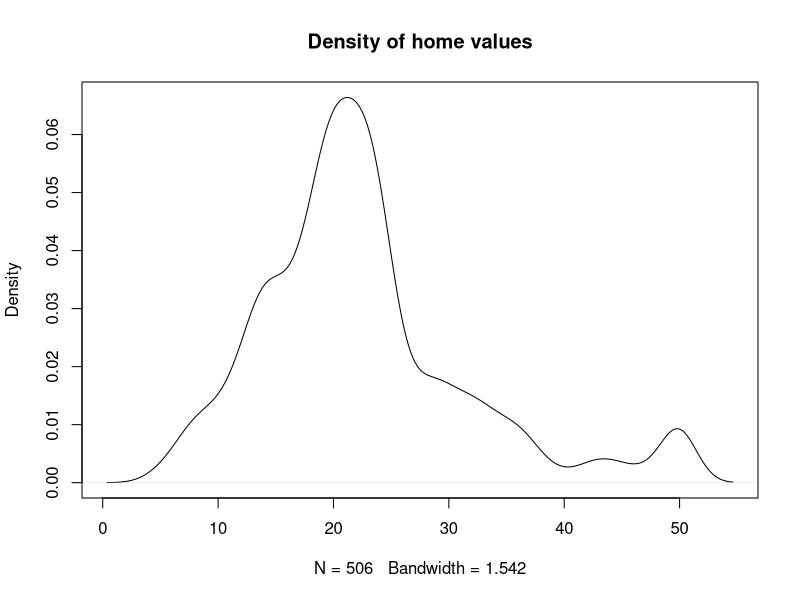
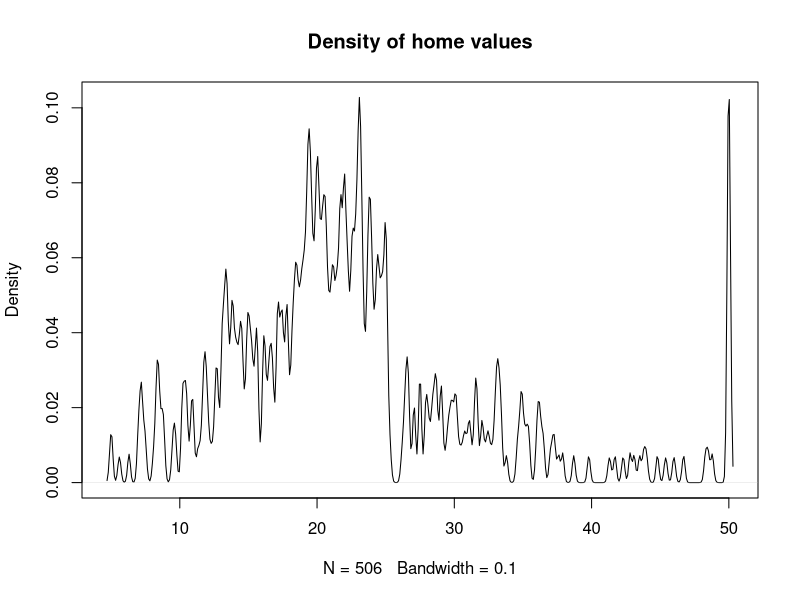
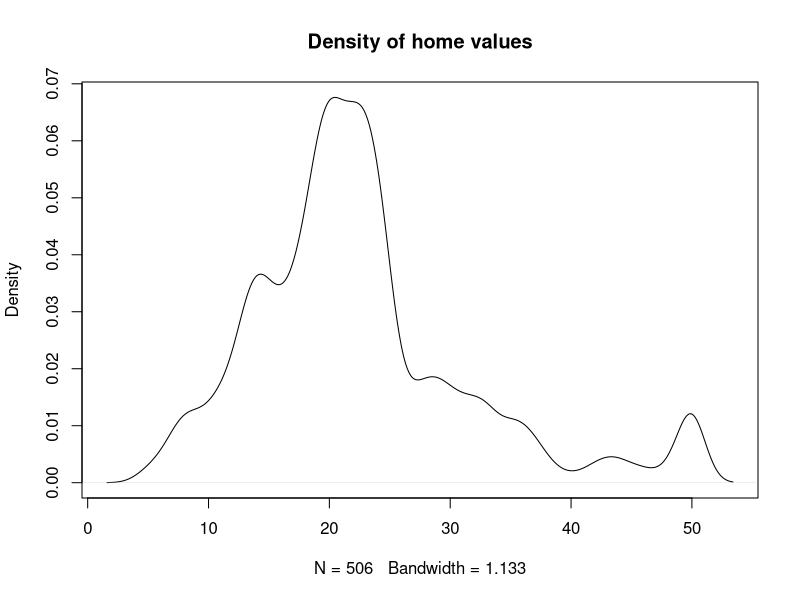

Source code (R) for these figures, in order:
## ---- chunk 1
knitr::opts_chunk$set(echo = TRUE)
## ---- chunk 2
library(MASS)
medv <- Boston$medv  ## median values of home
d <- density(medv)
## ---- chunk 3
plot(d, main="Density of home values")
## ---- chunk 4
plot(density(medv,
             bw=0.1  ## small bandwidth of kernels
             ),
     main="Density of home values")
## ---- chunk 5
plot(density(medv, bw="SJ"),
     main="Density of home values")
